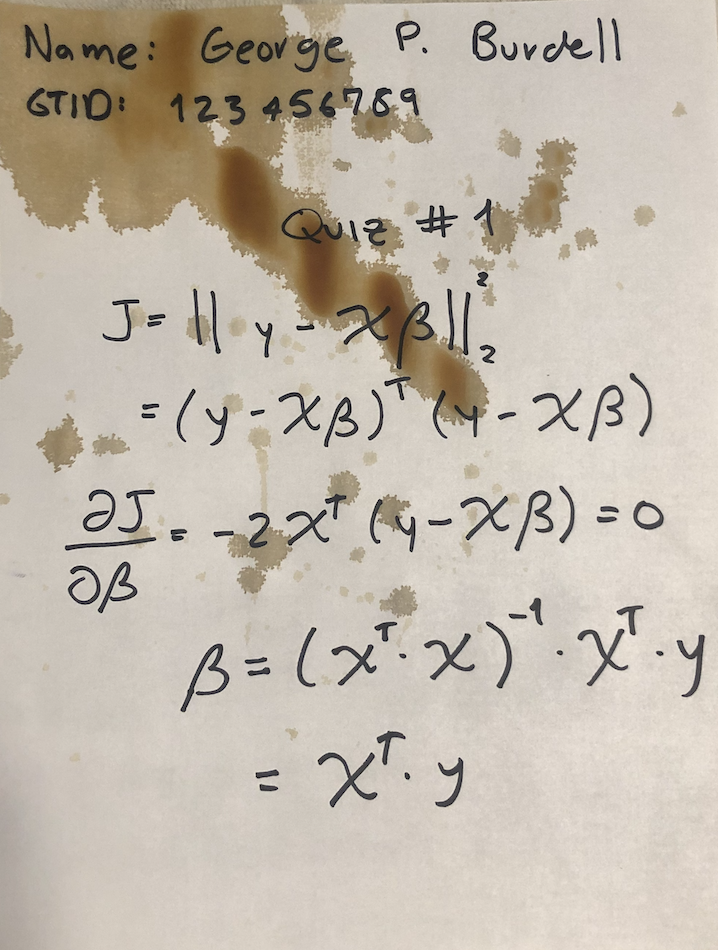
#> input picture High_Dimensional_Analytics/HW2/HW2ksims35/Q3/Quiz.png, 718 x 950 px
$ jupyter execute Q3.ipynb   (shell and % lines are left out)
#> lines starting #> are read from the running program, lines starting #| are printed output that depends on the picture
[cell 1]
import numpy as np
import matplotlib.pyplot as plt
import seaborn as sns
import cv2
from IPython.core.display import display, HTML
display(HTML("<style>.container { width:100% !important; }</style>"))

### 1.) Image Resize to 10, 30, 50%

[cell 2]
img = plt.imread('Quiz.png')
#> img is the input picture: shape (950, 718, 4) float32; mean R, G, B, A 0.762, 0.726, 0.675, 1

[cell 3]
def resize(img, percent):
#> called with percent = 0.1
    h = int(img.shape[0] * percent)
#> h = 95
    w = int(img.shape[1] * percent)
#> w = 71

    return cv2.resize(img, (w,h))
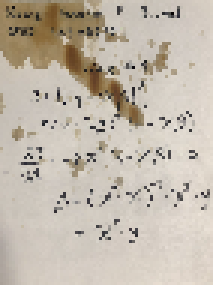
#> returned value: shape (95, 71, 4) float32 (shown 3 times larger); mean of channels 0, 1, 2, 3 0.763, 0.726, 0.676, 1; drawn as R, G, B

[cell 4]
img10 = resize(img, 0.1)
img30 = resize(img, 0.3)
#> call 2 of resize, with percent = 0.3
#> in resize (call 2), `return cv2.resize(img, (w,h))`:
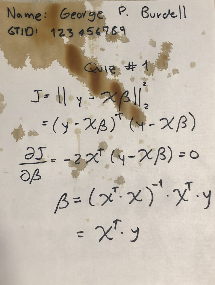
#> returned value: shape (285, 215, 4) float32; mean of channels 0, 1, 2, 3 0.763, 0.726, 0.676, 1; drawn as R, G, B
img50 = resize(img, 0.5)
#> call 3 of resize, with percent = 0.5
#> in resize (call 3), `return cv2.resize(img, (w,h))`:
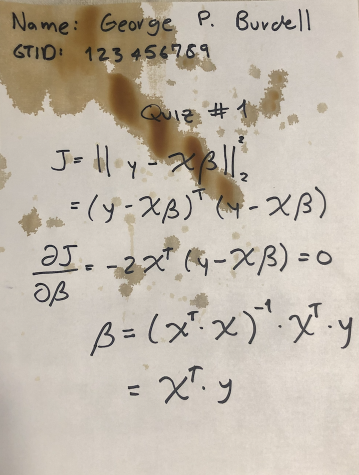
#> returned value: shape (475, 359, 4) float32; mean of channels 0, 1, 2, 3 0.763, 0.727, 0.676, 1; drawn as R, G, B

[cell 5]
plt.subplots(nrows=2,ncols=2, figsize=(20,15))
#> (this line was passed over: IPython is not available in this run)

plt.subplot(221)
#> (this line was passed over: IPython is not available in this run)
plt.imshow(img)
#> (this line was passed over: IPython is not available in this run)
plt.title('original')
#> (this line was passed over: IPython is not available in this run)

plt.subplot(222)
#> (this line was passed over: IPython is not available in this run)
plt.imshow(img10)
#> (this line was passed over: IPython is not available in this run)
plt.title('10% Scale')
#> (this line was passed over: IPython is not available in this run)
